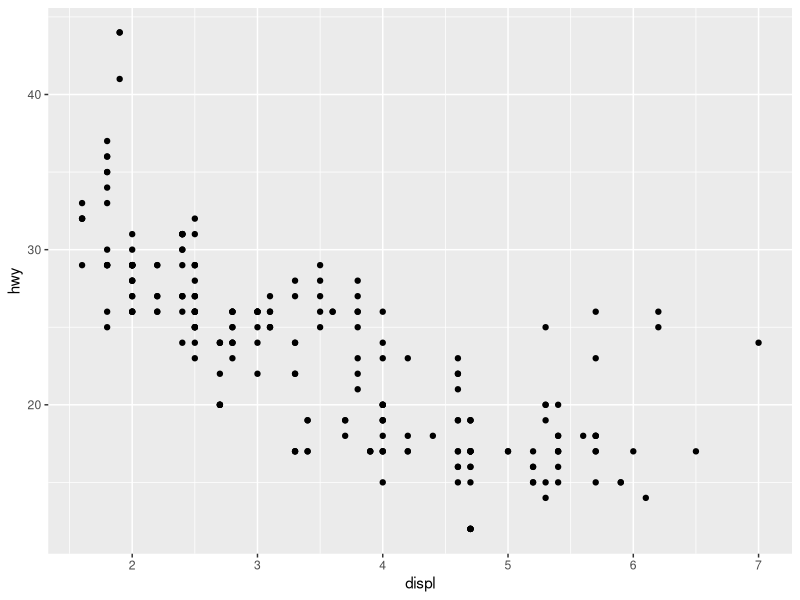
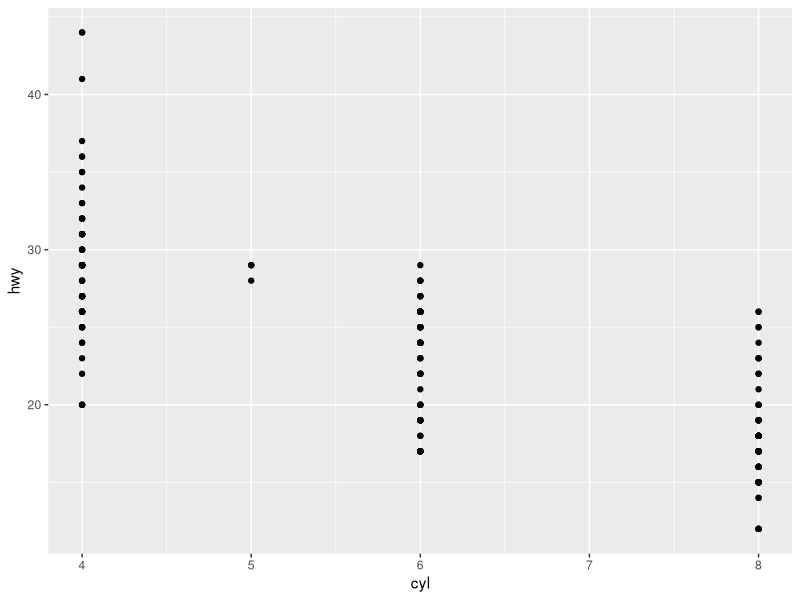
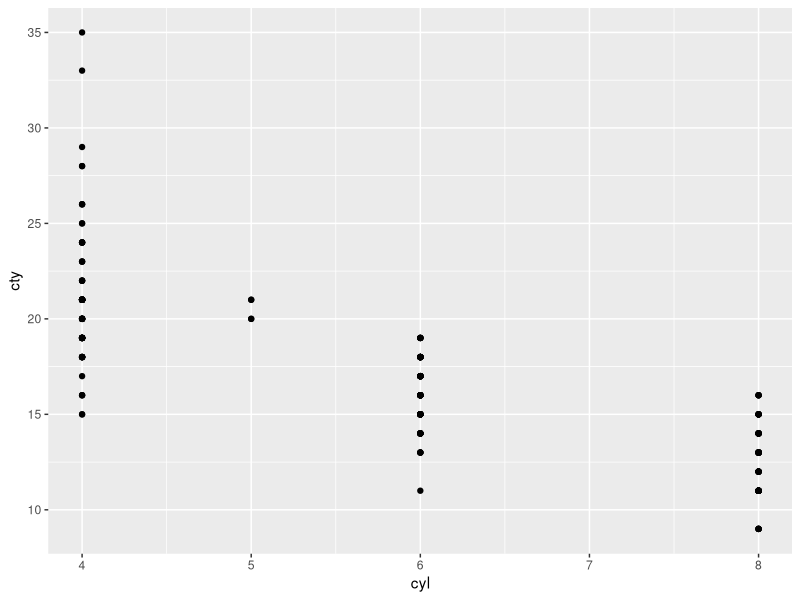
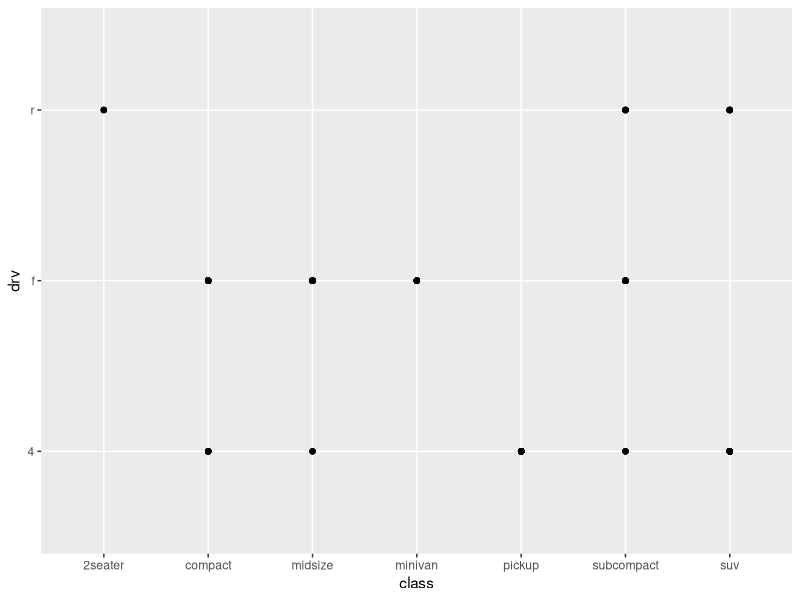
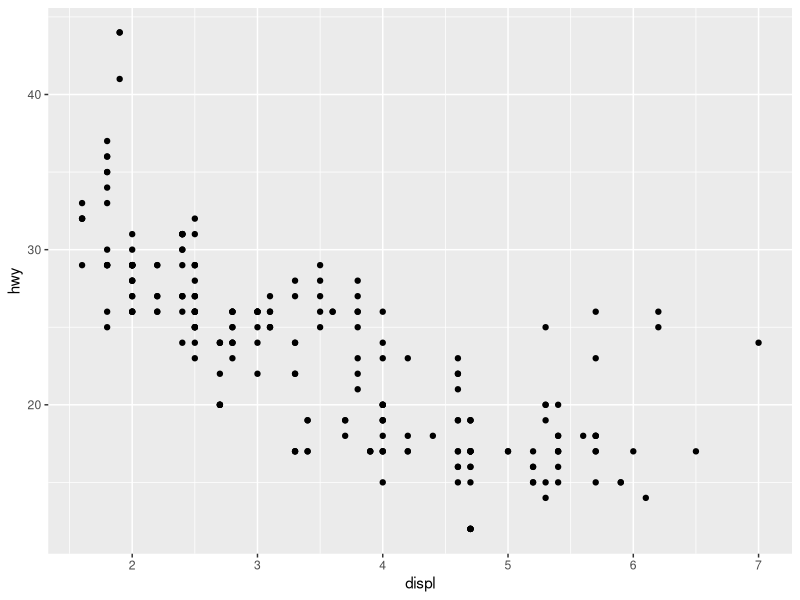
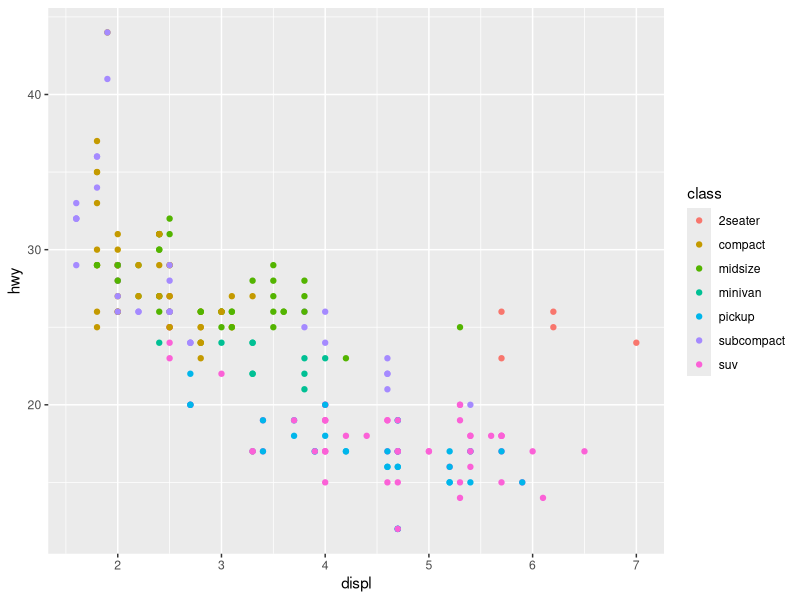
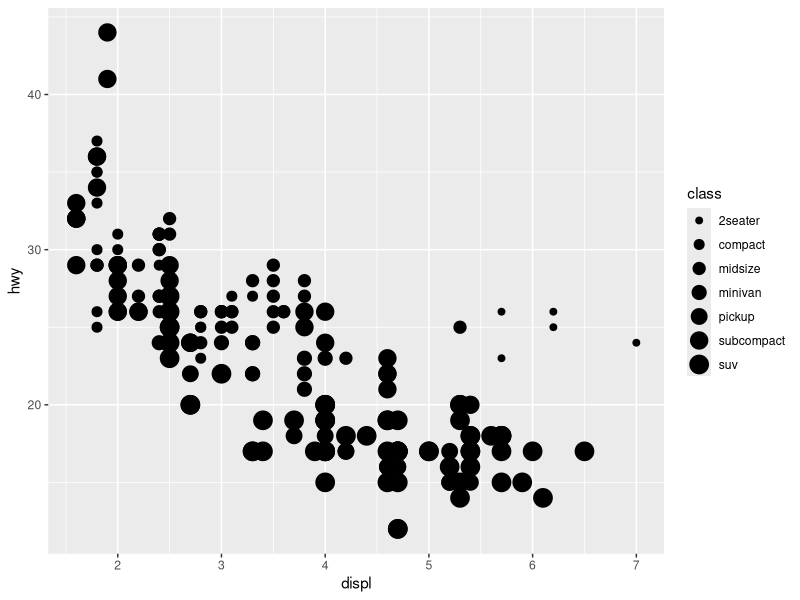
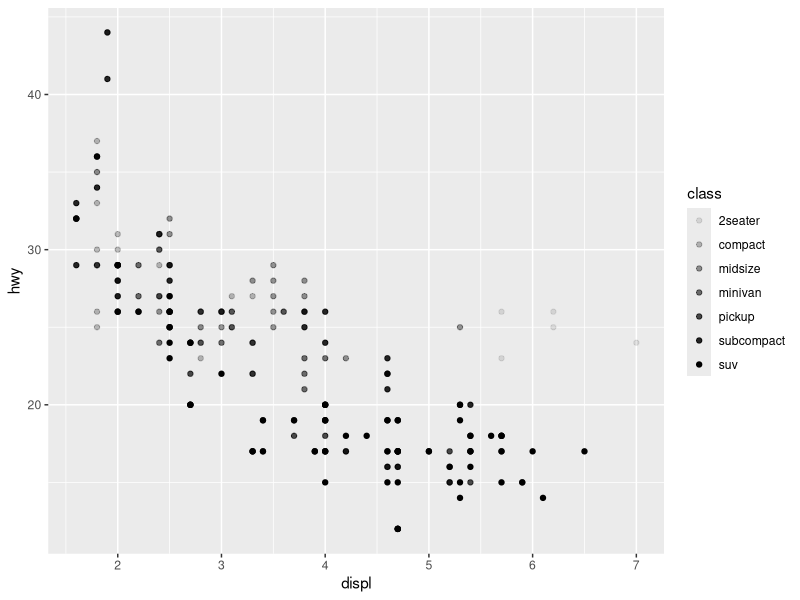

The R script that drew these images, in order:
## ---- chunk 1
knitr::opts_chunk$set(echo = TRUE)
## ---- chunk 2
library(tidyverse)
library(modeldata)
library(ggplot2)

## ---- chunk 3
#levanto data de prueba
data("mpg")
data("diamonds")

ggplot2::mpg #base de datos de coches
view(mpg) #otra forma de verlo completo

#diccionario de datos
help(mpg) #otra forma de verlo completo

#describe la estructura de un dataset
dput(mpg)
## ---- chunk 4
#OTRA FORMA DE DIBUJAR con libreria esquisse
#library(esquisse) #par ejecutar esquisser()

#demo equisser
#esquisser()
## ---- chunk 5
#install.packages("tsviz")

#library(tsviz)

#p <- tsviz::crypto_prices

#tsviz::tsviz()
## ---- chunk 6
#los coches con motor más grande consumen mas combustible
#que los coches con motor más pequeño?
#La relación consumo/tamaño es lineal? Es no lineal?
#Es positiva? Es negativa?


#PLANTILLA PARA HACER UNA REPRESENTACION GRAFICA CON GGPLOT
#ggplot(data=<DATA_FRAME>) +
#  <GEOM_FUNCTION>(mapping= aes(<MAPPINGS>))

#displ: tamaño del motor del coche en litros
#hwy: número de millas de  autopista por galón de combustible (3.78541 litros)

#tamaño del motor "displ" vs número de millas de  autopista por galón de combustible "hwy"
ggplot(data=mpg) +
  geom_point(mapping=aes(x=displ,y=hwy))
## ---- chunk 7
#número de cilindros "cyl" vs número de millas de  autopista por galón de combustible "hwy"
ggplot(data=mpg) +
  geom_point(mapping=aes(x=cyl,y=hwy))
## ---- chunk 8
#número de cilindros "cyl" vs número de millas en ciudad por galón "cty"
ggplot(data=mpg) +
  geom_point(mapping=aes(x=cyl,y=cty))
## ---- chunk 9
#tipo de coche "class" vs tipo de tren de manejo "drv"
ggplot(data=mpg) +
  geom_point(mapping=aes(x=class,y=drv))
## ---- chunk 10
#tamaño del motor "displ" vs número de millas de  autopista por galón de combustible "hwy"
ggplot(data=mpg) +
  geom_point(mapping=aes(x=displ,y=hwy))
## ---- chunk 11
#representando 3 variables:

#haciendo un grafico , representando una tercera variable tipo clase por color en el scater plot:
ggplot(data=mpg)+
  geom_point(mapping=aes(x=displ,y=hwy, color=class))
## ---- chunk 12
#haciendo un grafico , representando una tercera variable tipo clase por tamaño en el scater plot:
ggplot(data=mpg)+
  geom_point(mapping=aes(x=displ,y=hwy, size=class))
## ---- chunk 13
#haciendo un grafico , representando una tercera variable tipo clase por transparencia en el scater plot:
ggplot(data=mpg)+
  geom_point(mapping=aes(x=displ,y=hwy, alpha=class))
## ---- chunk 14
#haciendo un grafico , representando una tercera variable tipo clase por la forma en el scater plot:
ggplot(data=mpg)+
  geom_point(mapping=aes(x=displ,y=hwy, shape=class))
## ---- chunk 15
#eleccion manual de esteticas, va por separado luego de una coma
ggplot(data=mpg) +
  geom_point(mapping=aes(x=displ,y=hwy), color="red")
## ---- chunk 16
#pintar todo de verde
ggplot(data = mpg) +
  geom_point(mapping = aes(x = displ, y = hwy), color = "green")
## ---- chunk 17
#plantilla de formas:
d=data.frame(p=c(0:25))
ggplot() +
  scale_y_continuous(name="") +
  scale_x_continuous(name="") +
  scale_shape_identity() +
  geom_point(data=d, mapping=aes(x=p%%16, y=p%/%16, shape=p), size=5, fill="yellow") +
  geom_text(data=d, mapping=aes(x=p%%16, y=p%/%16+0.25, label=p), size=3)
## ---- chunk 18
#eleccion manual de esteticas, va por separado luego de una coma mas detallada
ggplot(data=mpg) +
  geom_point(mapping=aes(x=displ,y=hwy), shape=23,size=10,color="red",fill="yellow")
## ---- chunk 19
#para graficar separando por colores los que cumplen un requisito
ggplot(data = mpg) +
  geom_point(mapping = aes(x = displ, y = hwy, color=displ <4))
## ---- chunk 20
##FACETS
# facet_wrap(~<FORMULA_VARIABLE>): la variable debe ser discreta
ggplot(data=mpg)+
  geom_point(mapping=aes(x=displ,y=hwy))+
  facet_wrap(~class,nrow=3)
## ---- chunk 21
# facet_grid(<FORMULA_VARIABLE1>~<FORMULA_VARIABLE2>)
ggplot(data=mpg)+
  geom_point(mapping=aes(x=displ,y=hwy))+
  facet_grid(drv~cyl)
## ---- chunk 22
#este metodo seria equivalente al facet_wrap, reemplazando una variable por "."
ggplot(data=mpg)+
  geom_point(mapping=aes(x=displ,y=hwy))+
  facet_grid(.~cyl)
## ---- chunk 23
#dibujando una linea suavizada para ver correlacion
ggplot(data=mpg)+
  geom_smooth(mapping = aes(x=displ,y=hwy))
## ---- chunk 24
#se agrega tipo de linea en una tercera variable
ggplot(data=mpg)+
  geom_smooth(mapping=aes(x=displ,y=hwy,linetype=drv))
## ---- chunk 25
#se agrega tipo de linea en una tercera variable
ggplot(data=mpg)+
  geom_smooth(mapping=aes(x=displ,y=hwy,linetype=drv,color=drv))
## ---- chunk 26
#combinando dos graficos
ggplot(data=mpg)+
  geom_point(mapping = aes(x=displ,y=hwy,linetype=drv,color=drv))+
  geom_smooth(mapping=aes(x=displ,y=hwy,linetype=drv,color=drv))
## ---- chunk 27
#probando con group
ggplot(data=mpg)+
  geom_smooth(mapping = aes(x=displ,y=hwy,group=drv,color=drv),
              show.legend = T)
## ---- chunk 28
#en vez de escribir graficos combinados asi:
ggplot(data=mpg)+
  geom_point(mapping=aes(x=displ,y=hwy))+
  geom_smooth(mapping = aes(x=displ,y=hwy))
## ---- chunk 29
#tambien se pueden hacer asi:
ggplot(data=mpg,mapping=aes(x=displ,y=hwy))+
  geom_point()+
  geom_smooth()

## ---- chunk 30
#otro ejemplo
ggplot(data=mpg,mapping=aes(x=displ,y=hwy))+
  geom_point(mapping=aes(shape=class))+
  geom_smooth(mapping = aes(color=drv))
## ---- chunk 31
#otro ejemplo, mostrando curva solo para un tipo de coche, 
#ademas eliminando el intervalo de confianza de la curva
ggplot(data=mpg,mapping=aes(x=displ,y=hwy))+
  geom_point(mapping=aes(color=class))+
  geom_smooth(data=filter(mpg,class=="suv"),se=F)
## ---- chunk 32
#otro ejemplo
ggplot(data = mpg, mapping = aes(x=displ, y = hwy,color = drv)) + 
  geom_point() + 
  geom_smooth( se = F)
## ---- chunk 33
#tarea1
ggplot(data = mpg, mapping = aes(x=displ, y = hwy)) + 
  geom_point() + 
  geom_smooth( se = F)
## ---- chunk 34
#tarea2
ggplot(data = mpg, mapping = aes(x=displ, y = hwy, group=drv)) + 
  geom_point() + 
  geom_smooth( se = F)
## ---- chunk 35
#tarea3
ggplot(data = mpg, mapping = aes(x=displ, y = hwy, color=drv)) + 
  geom_point() + 
  geom_smooth( se = F)
## ---- chunk 36
#tarea4
ggplot(data = mpg, mapping = aes(x=displ, y = hwy)) + 
  geom_point(aes(color=drv)) + 
  geom_smooth( se = F)
## ---- chunk 37
#tarea5
ggplot(data = mpg, mapping = aes(x=displ, y = hwy) ) + 
  geom_point(mapping = aes(col=drv, shape = drv)) + 
  geom_smooth(mapping = aes(linetype = drv), se=F)
## ---- chunk 38
#tarea6
ggplot(data = mpg, mapping = aes(x=displ, y = hwy) ) + 
  geom_point(mapping = aes(fill = drv), size = 4, 
             shape = 23, col = "white", stroke = 2) 
## ---- chunk 39
#DATA SET DIAMONDS
data(diamonds)
## ---- chunk 40
#DIAGRAMA DE BARRAS a partir de datos transaccionales
ggplot(data=diamonds)+
  geom_bar(mapping = aes(x=cut))
## ---- chunk 41
#se obtiene el mismo diagrama de barras con este otro metodo
ggplot(data=diamonds)+
  stat_count(mapping = aes(x=cut))
## ---- chunk 42
#generando barras a partir de datos transaccionales pero en porcentajes
ggplot(data=diamonds)+
  geom_bar(mapping=aes(x=cut,y=..prop..,group=1))

## ---- chunk 43

#basae con ponderaciones
demo_diamonds<-tribble(
  ~cut, ~freqs,
  "Fair", 1610,
  "Good", 4906,
  "Very Good", 12082,
  "Premium", 13791,
  "Ideal", 21551
)
## ---- chunk 44
#generando barras a partir de datos ponderados
ggplot(data=demo_diamonds)+
  geom_bar(mapping = aes(x=cut,y=freqs),stat="identity")
## ---- chunk 45
#sin embargo es mejor usar geom_col cuando ya existe la variable ponderada,...
#...se obtendra el mismo resultado que usando la funcion"identity" en geom_bar

#tarea diferencia entre bar y col
ggplot(data=demo_diamonds)+
  geom_col(mapping=aes(x=cut,y=freqs))
## ---- chunk 46
#para graficar maxims minimos y mediana
ggplot(data = diamonds)+
  stat_summary(
    mapping = aes(x=cut,y=depth),
    fun.ymin = min,
    fun.ymax = max,
    fun.y=median,
  )
## ---- chunk 47
#colores y formas de los graficos

#cambiando de color los bordes
ggplot(data=diamonds) +
  geom_bar(mapping = aes(x=cut,colour=cut))
## ---- chunk 48
#cambiando el color de relleno
ggplot(data=diamonds) +
  geom_bar(mapping = aes(x=cut,fill=cut))
## ---- chunk 49
#aprovechando el fill para visualizar una tercera variable.
ggplot(data = diamonds)+
  geom_bar(mapping = aes(x=cut,fill=clarity))
## ---- chunk 50
#formas de comparar diagramas de barras

##position="identity"
ggplot(data = diamonds, mapping=aes(x=cut,fill=clarity))+
  geom_bar(alpha=0.2,position = "identity")
## ---- chunk 51
ggplot(data = diamonds, mapping=aes(x=cut,color=clarity))+
  geom_bar(fill=NA,position = "identity")
## ---- chunk 52
##position="fill", permite comprar porcentajes
ggplot(data=diamonds,mapping = aes(x=cut,fill=clarity))+
  geom_bar(position="fill")
## ---- chunk 53
##position="dodge"
ggplot(data=diamonds,mapping = aes(x=cut,fill=clarity))+
  geom_bar(position="dodge")
## ---- chunk 54
#volvemos al scatterplot
##positio="jitter" para que los puntos no se superpongan
ggplot(data = mpg, mapping=aes(x=displ,y=hwy))+
  geom_point(position="jitter")
## ---- chunk 55
#?position_stack
##sistemas de coordenadas
ggplot(data=mpg,mapping=aes(x=class,y=hwy))+
  geom_boxplot()
## ---- chunk 56
#para girar se usa coord_flip()
ggplot(data=mpg,mapping=aes(x=class,y=hwy))+
  geom_boxplot()+
  coord_flip()

## ---- chunk 57
#para ver mapas

#cargamos datos de mapas
#coord_quickmap() ->configura el aspect ratio para mapas
#install.packages("maps")
#library(maps)

#usamos la funcion para ver mapas con longitud y latitud
usa<-map_data("usa")
## ---- chunk 58
#sin coordinate
ggplot(usa,aes(long,lat,group=group))+
  geom_polygon(fill="blue",color="white")
## ---- chunk 59
#con coordinate quickmap mejora el aspect ratio
ggplot(usa,aes(long,lat,group=group))+
  geom_polygon(fill="blue",color="white")+
  coord_quickmap()
## ---- chunk 60
italy<-map_data("italy")
ggplot(data=italy,aes(long,lat,group=group))+
  geom_polygon(fill="blue",color="white")+
  coord_quickmap()
## ---- chunk 61
#coord_polar
ggplot(data=diamonds)+
  geom_bar(
    mapping=aes(x=cut,fill=cut),
    show.legend = F,
    width = 1
  )+
  theme(aspect.ratio=1)+ #hace que el grafico este cuadrado
  labs(x=NULL,y=NULL)+ #quita los nombres de los ejes
  coord_polar() #convierte el grafico en radial
## ---- chunk 62
ggplot(data=diamonds)+
  geom_bar(mapping = aes(x=clarity,y=..prop..,group=1))
## ---- chunk 63
#ejemplo final combinando parametros
ggplot(data=diamonds)+
  geom_bar(mapping = aes(x=clarity,fill=clarity,y=..count..))+
  coord_polar()+
  facet_wrap(~cut)+
  labs(x=NULL,y=NULL,title="Ejemplo final de ggplot con JB",
       caption = "hola",
       subtitle = "probando")
## ---- chunk 64
ggplot(data = mpg, mapping = aes(x = cty, y = hwy )) + 
  geom_point()+
  geom_smooth()+
  geom_jitter()
## ---- chunk 65
ggplot(data = mpg, mapping = aes(x = cty, y = hwy )) + 
  geom_point()+
  geom_smooth()+
  geom_count()

## ---- chunk 66
#este grafico
ggplot(data=mpg,mapping=aes(x=class,y=hwy))+
  geom_boxplot(position="dodge")+
  coord_flip()
## ---- chunk 67
#da el mismo resultdo que este
ggplot(data=mpg,mapping=aes(x=class,y=hwy))+
  geom_boxplot()+
  coord_flip()
## ---- chunk 68
#diagrama de barras apilado en polar

##position="identity"
ggplot(data = diamonds, mapping=aes(x=cut,fill=clarity))+
  geom_bar(alpha=0.2,position = "identity")+
  coord_polar()
## ---- chunk 69
ggplot(data = mpg, mapping = aes(x = cty, y = hwy )) + 
  geom_point() + 
  geom_abline() + 
  coord_fixed()
